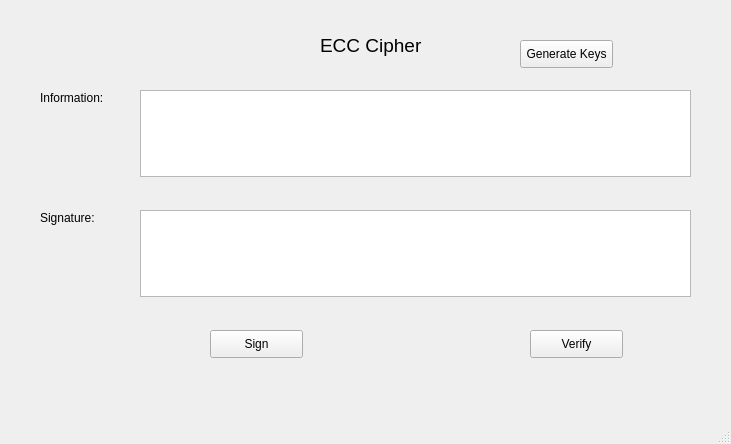
<?xml version="1.0" encoding="UTF-8"?>
<ui version="4.0">
 <class>MainWindow</class>
 <widget class="QMainWindow" name="MainWindow">
  <property name="geometry">
   <rect>
    <x>0</x>
    <y>0</y>
    <width>731</width>
    <height>444</height>
   </rect>
  </property>
  <property name="windowTitle">
   <string>MainWindow</string>
  </property>
  <widget class="QWidget" name="centralwidget">
   <widget class="QLabel" name="label">
    <property name="geometry">
     <rect>
      <x>320</x>
      <y>30</y>
      <width>121</width>
      <height>31</height>
     </rect>
    </property>
    <property name="font">
     <font>
      <pointsize>14</pointsize>
     </font>
    </property>
    <property name="text">
     <string>ECC Cipher</string>
    </property>
   </widget>
   <widget class="QLabel" name="label_2">
    <property name="geometry">
     <rect>
      <x>40</x>
      <y>90</y>
      <width>71</width>
      <height>16</height>
     </rect>
    </property>
    <property name="text">
     <string>Information: </string>
    </property>
   </widget>
   <widget class="QLabel" name="label_3">
    <property name="geometry">
     <rect>
      <x>40</x>
      <y>210</y>
      <width>71</width>
      <height>16</height>
     </rect>
    </property>
    <property name="text">
     <string>Signature: </string>
    </property>
   </widget>
   <widget class="QPushButton" name="btn_gen_keys">
    <property name="geometry">
     <rect>
      <x>520</x>
      <y>40</y>
      <width>93</width>
      <height>28</height>
     </rect>
    </property>
    <property name="text">
     <string>Generate Keys</string>
    </property>
   </widget>
   <widget class="QPushButton" name="btn_sign">
    <property name="geometry">
     <rect>
      <x>210</x>
      <y>330</y>
      <width>93</width>
      <height>28</height>
     </rect>
    </property>
    <property name="text">
     <string>Sign</string>
    </property>
   </widget>
   <widget class="QPushButton" name="btn_verify">
    <property name="geometry">
     <rect>
      <x>530</x>
      <y>330</y>
      <width>93</width>
      <height>28</height>
     </rect>
    </property>
    <property name="text">
     <string>Verify</string>
    </property>
   </widget>
   <widget class="QTextEdit" name="txt_info">
    <property name="geometry">
     <rect>
      <x>140</x>
      <y>90</y>
      <width>551</width>
      <height>87</height>
     </rect>
    </property>
   </widget>
   <widget class="QTextEdit" name="txt_sign">
    <property name="geometry">
     <rect>
      <x>140</x>
      <y>210</y>
      <width>551</width>
      <height>87</height>
     </rect>
    </property>
   </widget>
  </widget>
  <widget class="QMenuBar" name="menubar">
   <property name="geometry">
    <rect>
     <x>0</x>
     <y>0</y>
     <width>731</width>
     <height>26</height>
    </rect>
   </property>
  </widget>
  <widget class="QStatusBar" name="statusbar"/>
 </widget>
 <resources/>
 <connections/>
</ui>
